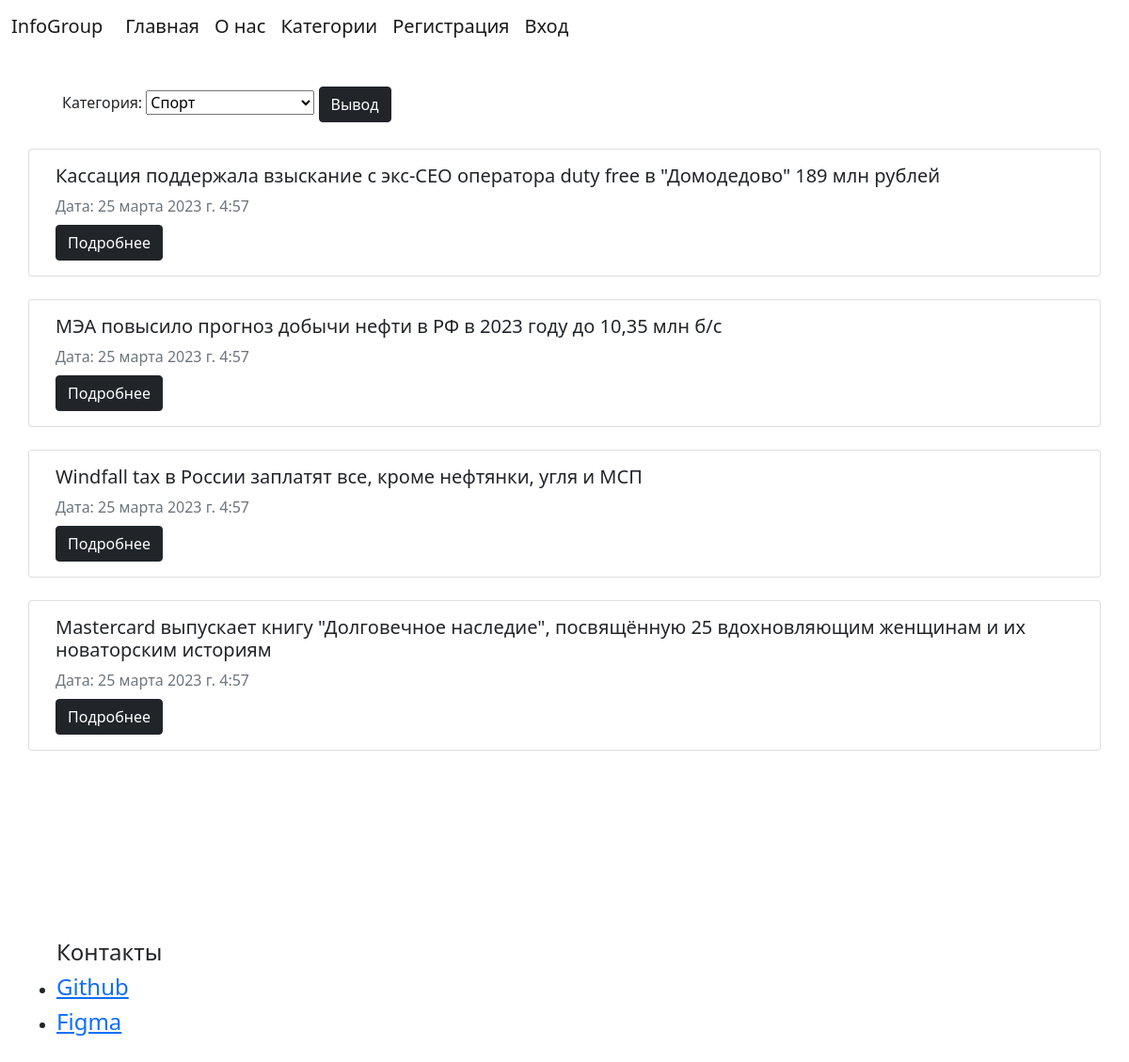
The app's page /post/category/?&cid=8 with its own data.
### _NewsSite/models.py (models this page shows, shortened)
class Posts(models.Model):
    UserID = models.ForeignKey(MyUsers, on_delete=models.DO_NOTHING, null=False, default=0)
    CategoryID = models.ForeignKey(PostCategory, on_delete=models.DO_NOTHING, null=False, default=0)
    Title = models.CharField(max_length=255)
    Text = models.CharField(max_length = 10000 )
    Datee = models.DateTimeField(auto_now_add=True, null=True)
    class Meta:
        verbose_name = 'Посты'
        ordering = [ 'Datee' ]

### _NewsSite/views.py (the view)
# urls.py: path('post/category/', views.post_by_category, name='post_by_category'),
def post_by_category(request): # 127.0.0.1:8000/post/category/
    try:
        id = int(request.GET['cid']) # в базе есть 9 и 3
        posts = Posts.objects.filter(CategoryID=PostCategory.objects.get(id=id))
        return render(request, 'get_post_by_category.html', {'posts' : posts, 'post_category' : posts[0].CategoryID.category, 'categorys' : PostCategory.objects.all() })
    except Exception as ex:
        print(ex.args[0])
        return HttpResponse(ex.args[0])

### templates/get_post_by_category.html (shortened to what this page needs)
{% load static %}
{% load sass_tags %}
<!DOCTYPE html>
<html lang="en">
<head>
    <link href="https://cdn.jsdelivr.net/npm/bootstrap@5.0.2/dist/css/bootstrap.min.css" rel="stylesheet">
    {% include 'header.html' %}
</head>
<body>
    <div class="container gy-5">
            <div class="form-row align-items-center gy-5 p-4">
                <div class="col-auto my-1">
                    <label class="mr-sm-2" for="inlineFormCustomSelect">Категория: </label>
                    <select class="custom-select mr-sm-2" id="inlineFormCustomSelect">
                        {% for c in categorys %}
                            {% if c.category != post_category %}
                                <option value="{{c.id}}">{{c.category}}</option>
                            {% else %}
                                <option selected value="{{c.id}}">{{post_category}}</option>
                            {% endif %}
                        {% endfor  %}
                    </select>
                    <button onclick="category()" class="btn btn-dark">Вывод</button>
                </div>
            </div>
    </div>
    <div class="container" style="height: 50rem;">
        <div class="row gy-4">
            {% for p in posts %}
                <div class="card">
                    <div class="card-body gy-3">
                        <h5 class="card-title">{{p.Title}}</h5>
                        <p class="card-text mb-2 text-muted">Дата: {{p.Datee}}</p>
                        <a href="/post/?&postid={{p.id}}" class="btn btn-dark">Подробнее</a>
                      </div>
                </div>
            {% endfor  %}
        </div>
    </div>
    {% include 'buttom.html' %}
</body>
</html>

### records on screen
Posts: Title "Кассация поддержала взыскание с экс-CEO оператора duty free в \"Домодедово\" 189 млн рублей", Datee "25 марта 2023 г. 4:57"
Posts: Title "МЭА повысило прогноз добычи нефти в РФ в 2023 году до 10,35 млн б/с", Datee "25 марта 2023 г. 4:57"
Posts: Title "Windfall tax в России заплатят все, кроме нефтянки, угля и МСП", Datee "25 марта 2023 г. 4:57"
Posts: Title "Mastercard выпускает книгу \"Долговечное наследие\", посвящённую 25 вдохновляющим женщинам и их новаторским историям", Datee "25 марта 2023 г. 4:57"

### other values on screen
form field value "Спорт"
